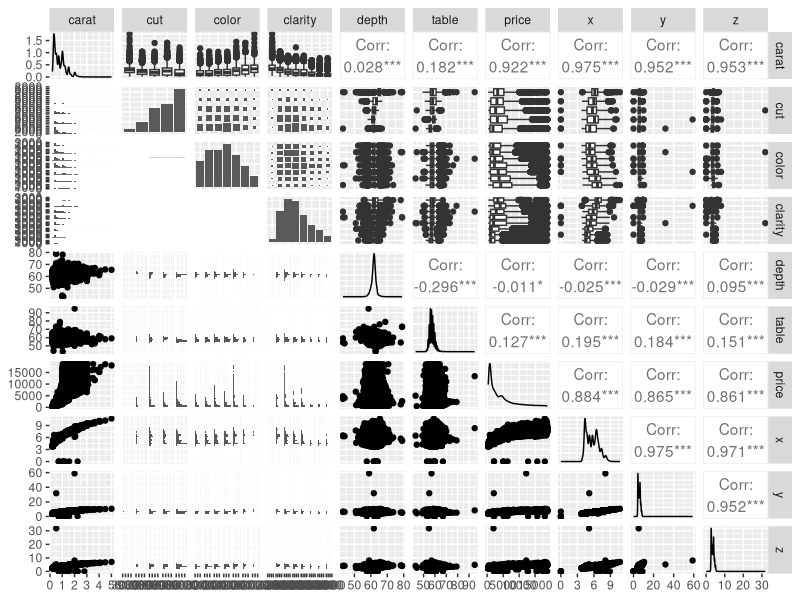
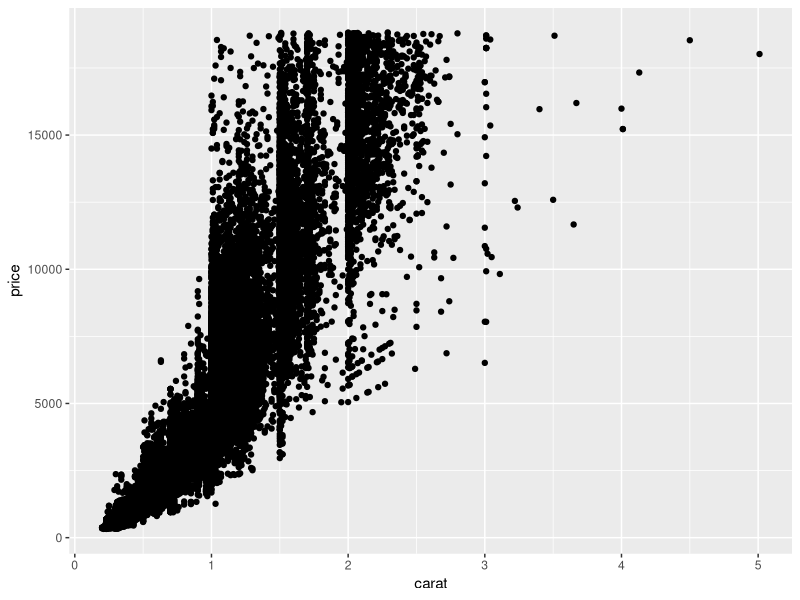
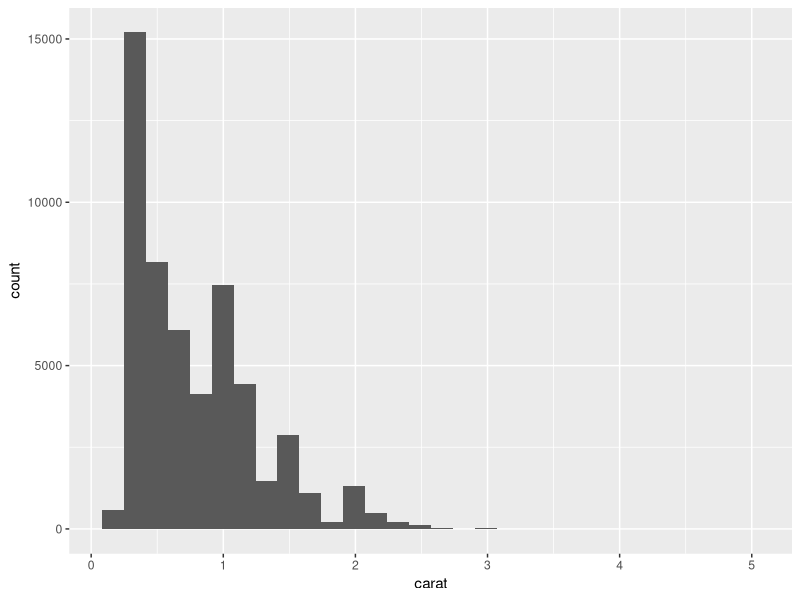
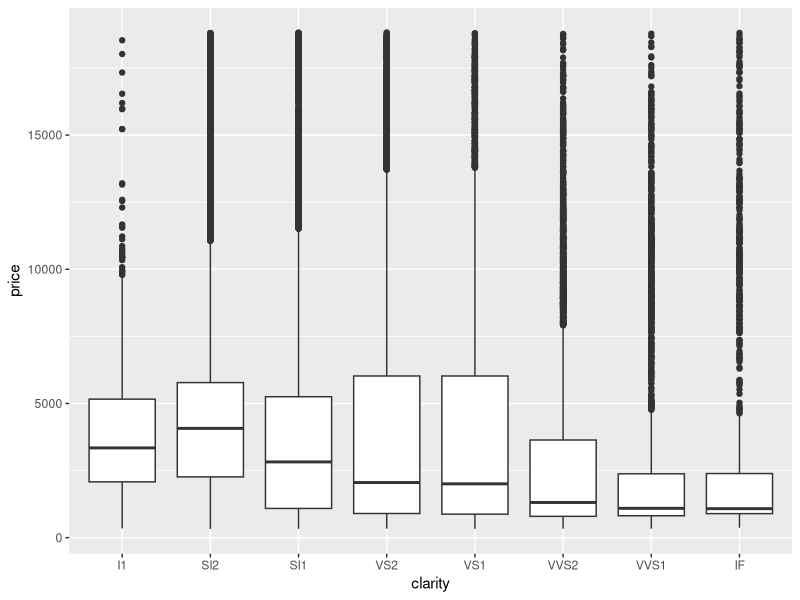

These charts were generated, in order, by the following R code:
## ---- chunk 1
library(tidyverse)
library(skimr)
library(GGally)
## ---- chunk 2
names(diamonds)

dim(diamonds)

summary(diamonds)

head(diamonds)

tail(diamonds)

skim(diamonds)
## ---- chunk 3
# normal pairs plot
ggpairs(diamonds)

# scatterplot with price as a function of carat

ggplot(data = diamonds, aes(x = carat, y = price)) +
  geom_point()

# histogram with carat

ggplot(data = diamonds, aes(x = carat)) +
  geom_histogram()

# boxplot with clarity and price
ggplot(data = diamonds, aes(x = clarity, y = price)) +
  geom_boxplot()
